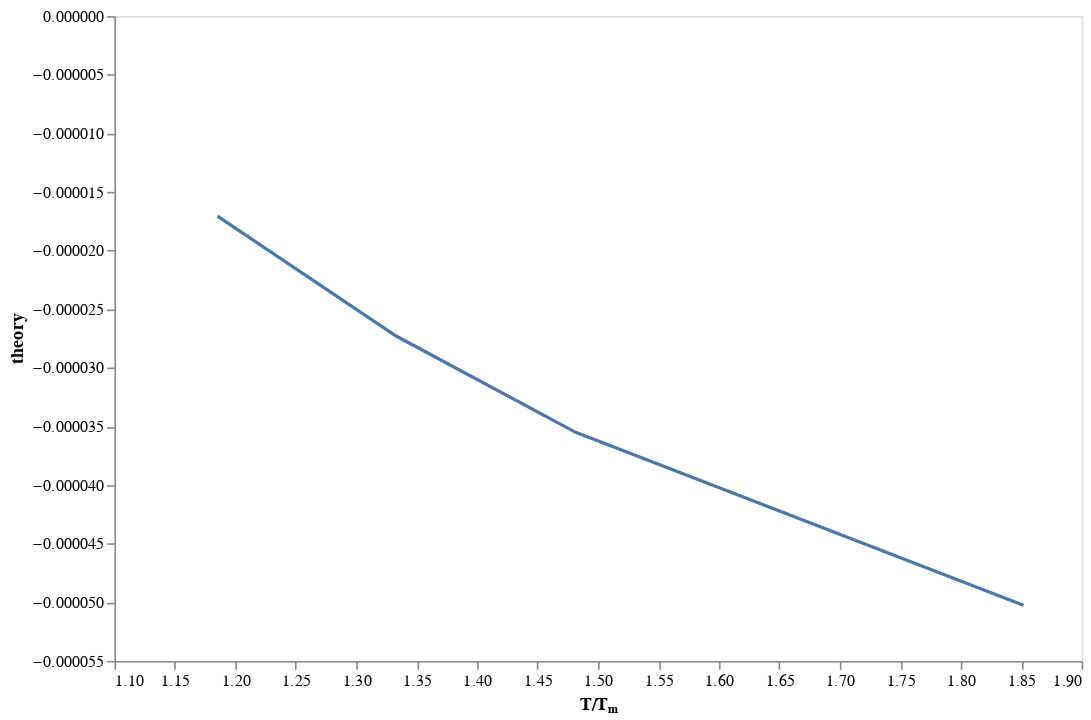

This figure's notebook cell:
### Code cell
c.mark_line().encode(y="theory")

### Figure 1 — Vega-Lite specification as saved in the notebook (floating-point values rounded to 4 significant figures)
{"$schema": "https://vega.github.io/schema/vega-lite/v2.6.0.json", "config": {"axis": {"grid": false}, "view": {"height": 400, "width": 600}}, "data": {"name": "data-621b44656c3febab6203deda502915ae"}, "datasets": {"data-621b44656c3febab6203deda502915ae": [{"scaling": 0.05752, "temp_norm": 1.185, "theory": -1.707e-05}, {"scaling": 0.1944, "temp_norm": 1.185, "theory": -1.707e-05}, {"scaling": -0.1219, "temp_norm": 1.185, "theory": -1.707e-05}, {"scaling": 0.5563, "temp_norm": 1.185, "theory": -1.707e-05}, {"scaling": 0.2878, "temp_norm": 1.185, "theory": -1.707e-05}, {"scaling": -0.1165, "temp_norm": 1.333, "theory": -2.731e-05}, {"scaling": 0.08576, "temp_norm": 1.333, "theory": -2.731e-05}, {"scaling": 0.0121, "temp_norm": 1.333, "theory": -2.731e-05}, {"scaling": 0.1969, "temp_norm": 1.333, "theory": -2.731e-05}, {"scaling": -0.2423, "temp_norm": 1.333, "theory": -2.731e-05}, {"scaling": -0.592, "temp_norm": 1.481, "theory": -3.55e-05}, {"scaling": -0.1676, "temp_norm": 1.481, "theory": -3.55e-05}, {"scaling": -0.1771, "temp_norm": 1.481, "theory": -3.55e-05}, {"scaling": -0.3464, "temp_norm": 1.481, "theory": -3.55e-05}, {"scaling": -0.4906, "temp_norm": 1.481, "theory": -3.55e-05}, {"scaling": -2.251, "temp_norm": 1.852, "theory": -5.024e-05}, {"scaling": -1.479, "temp_norm": 1.852, "theory": -5.024e-05}, {"scaling": -1.459, "temp_norm": 1.852, "theory": -5.024e-05}, {"scaling": -1.893, "temp_norm": 1.852, "theory": -5.024e-05}, {"scaling": -1.794, "temp_norm": 1.852, "theory": -5.024e-05}]}, "encoding": {"x": {"field": "temp_norm", "scale": {"zero": false}, "title": "T/Tₘ", "type": "quantitative"}, "y": {"field": "theory", "type": "quantitative"}}, "mark": "line"}
